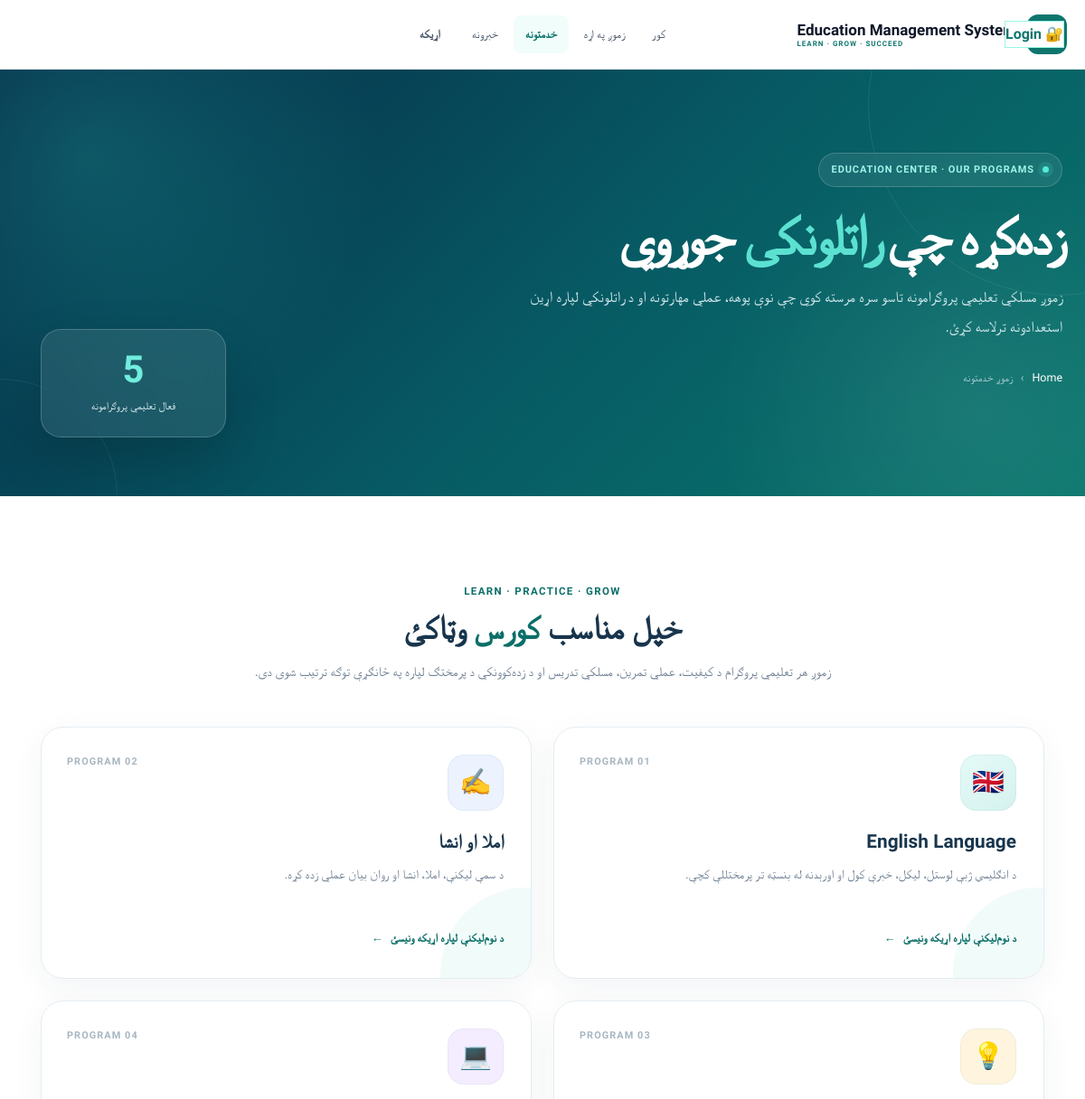
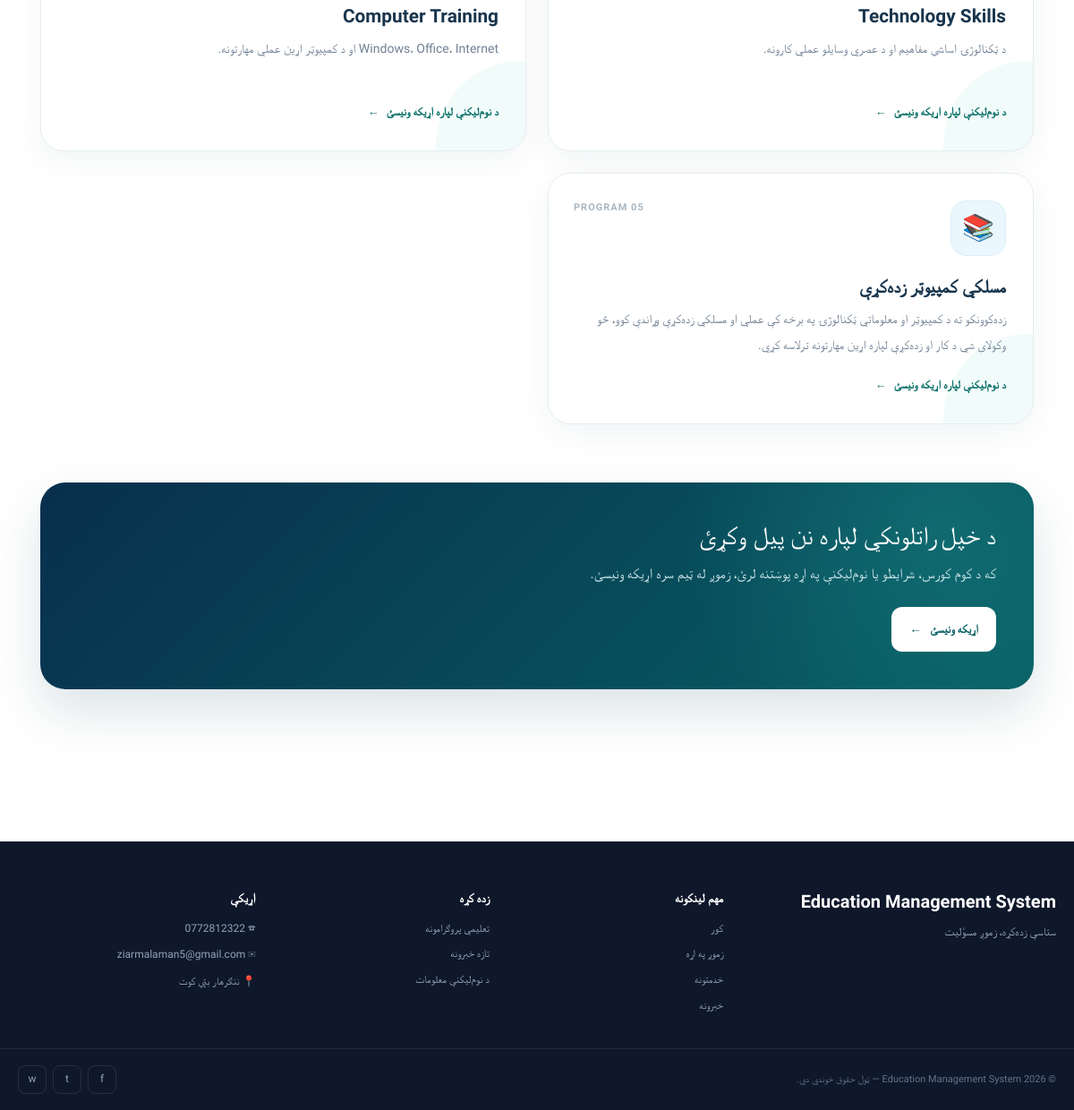
Page /services/ on the committed database (2 pictures, top to bottom).
### core/models.py (models this page shows, shortened)
class SiteSetting(models.Model):
    center_name = models.CharField(max_length=150, default='Education Center')
    slogan = models.CharField(max_length=255, blank=True)
    welcome_title = models.CharField(max_length=255, default='ستاسو د بريا زده‌کړيز مرکز')
    welcome_text = models.TextField(blank=True)
    phone = models.CharField(max_length=30, blank=True)
    email = models.EmailField(blank=True)
    address = models.CharField(max_length=255, blank=True)
    facebook_url = models.URLField(blank=True)
    class Meta:
        verbose_name_plural = 'Site settings'

class Service(models.Model):
    title = models.CharField(max_length=120)
    description = models.TextField()
    icon = models.CharField(max_length=40, default='📚')
    is_active = models.BooleanField(default=True)

### core/views.py (the view)
# urls.py: path('services/', views.services, name='services'), path('news/', views.news_list, name='news_list'),
def services(request): return render(request, language_template(request, 'core/services.html'), {'site': setting(), 'services': Service.objects.filter(is_active=True)})

### core/context_processors.py (called while the page is built)
def language(request):
    selected = request.session.get('language', 'ps')
    return {'interface_language': selected, 'is_english': selected == 'en'}

### core/views.py (called while the page is built)
def setting():
    return SiteSetting.objects.first()

def language_template(request, pashto_name):
    if request.session.get('language') == 'en':
        stem, extension = pashto_name.rsplit('.', 1)
        return f'{stem}_en.{extension}'
    return pashto_name

### templates/core/services.html (shortened to what this page needs)
{% extends 'base.html' %}
{% block content %}
<section class="services-hero">
    <div class="services-hero-inner">
        <span class="services-eyebrow">
            EDUCATION CENTER · OUR PROGRAMS
        </span>
        <h1>
            زده‌کړه چې
            <span>راتلونکی</span>
            جوړوي
        </h1>
        <p class="services-hero-description">
            زموږ مسلکي تعلیمي پروګرامونه تاسو سره مرسته کوي
            چې نوې پوهه، عملي مهارتونه او د راتلونکي لپاره
            اړین استعدادونه ترلاسه کړئ.
        </p>
        <div class="services-breadcrumb">
            <a href="{% url 'welcome' %}">
                Home
            </a>
            <span>›</span>
            <span>
                زموږ خدمتونه
            </span>
        </div>
        <div class="hero-stat-box">
            <span class="hero-stat-number">
                {{ services|length }}
            </span>
            <span class="hero-stat-label">
                فعال تعلیمي پروګرامونه
            </span>
        </div>
    </div>
</section>
<main class="services-main">
    <div class="services-intro">
        <span class="services-label">
            LEARN · PRACTICE · GROW
        </span>
        <h2>
            خپل مناسب
            <span>کورس</span>
            وټاکئ
        </h2>
        <p>
            زموږ هر تعلیمي پروګرام د کیفیت، عملي تمرین،
            مسلکي تدریس او د زده‌کوونکي د پرمختګ لپاره
            په ځانګړې توګه ترتیب شوی دی.
        </p>
    </div>
    <div class="services-grid">
        {% for item in services %}
        <article class="service-card">
            <span class="service-number">
                PROGRAM 0{{ forloop.counter }}
            </span>
            <div class="service-icon">
                {{ item.icon }}
            </div>
            <h3>
                {{ item.title }}
            </h3>
            <p>
                {{ item.description }}
            </p>
            <a
                href="{% url 'contact' %}"
                class="service-link"
            >
                د نوم‌لیکنې لپاره اړیکه ونیسئ
                <span>←</span>
            </a>
        </article>
        {% endfor %}
    </div>
    <section class="services-cta">
        <div class="services-cta-content">
            <h2>
                د خپل راتلونکي لپاره نن پیل وکړئ
            </h2>
            <p>
                که د کوم کورس، شرایطو یا نوم‌لیکنې په اړه
                پوښتنه لرئ، زموږ له ټیم سره اړیکه ونیسئ.
            </p>
            <a
                href="{% url 'contact' %}"
                class="cta-button"
            >
                اړیکه ونیسئ
                <span>←</span>
            </a>
        </div>
    </section>
</main>
{% endblock %}

### templates/base.html (shortened to what this page needs)
{% load static %}
<!doctype html>
<html lang="{% if is_english %}en{% else %}ps{% endif %}" dir="{% if is_english %}ltr{% else %}rtl{% endif %}">
<head>
    <link
        href="https://cdn.jsdelivr.net/npm/bootstrap@5.3.3/dist/css/bootstrap.rtl.min.css"
        rel="stylesheet">
    <link rel="stylesheet" href="{% static 'css/public-pages.css' %}?v=1">
</head>
<body>
    <header class="main-header">
        <div class="header-container">
            <a href="{% url 'welcome' %}"
               class="site-logo">
                <span class="logo-mark">
                </span>
                <span class="logo-text">
                    <strong>
                        {{ site.center_name|default:'Education Center' }}
                    </strong>
                    <small>
                        LEARN · GROW · SUCCEED
                    </small>
                </span>
            </a>
            <nav class="main-nav"
                 id="mainNavigation">
                <a href="{% url 'welcome' %}"
                   class="{% if request.resolver_match.url_name == 'welcome' %}active{% endif %}">
                    {% if is_english %}Home{% else %}کور{% endif %}
                </a>
                <a href="{% url 'about' %}"
                   class="{% if request.resolver_match.url_name == 'about' %}active{% endif %}">
                    {% if is_english %}About{% else %}زموږ په اړه{% endif %}
                </a>
                <a href="{% url 'services' %}"
                   class="{% if request.resolver_match.url_name == 'services' %}active{% endif %}">
                    {% if is_english %}Services{% else %}خدمتونه{% endif %}
                </a>
                <a href="{% url 'news_list' %}"
                   class="{% if request.resolver_match.url_name == 'news_list' %}active{% endif %}">
                    {% if is_english %}News{% else %}خبرونه{% endif %}
                </a>
                <a href="{% url 'contact' %}"
                   class="header-contact">
                    {% if is_english %}Contact{% else %}اړیکه{% endif %}
                </a>
            </nav>
            <div class="header-account-actions">
                {% if user.is_authenticated %}
                    <a href="{% url 'dashboard' %}"
                       class="header-login">
                        👤 {% if is_english %}Dashboard{% else %}ډشبورډ{% endif %}
                    </a>
                    <a href="{% url 'logout' %}"
                       class="header-logout">
                        {% if is_english %}Logout{% else %}خروج{% endif %}
                    </a>
                {% else %}
                    <a href="{% url 'login' %}"
                       class="header-login">
                        🔐 Login
                    </a>
                {% endif %}
            </div>
        </div>
    </header>
    <main>
        {% block content %}
        {% endblock %}
    </main>
    <footer class="main-footer">
        <div class="footer-container">
            <div class="footer-brand">
                <h3>
                    {{ site.center_name|default:'Education Center' }}
                </h3>
                <p>
                    {{ site.slogan|default:'د کیفیت لرونکې زده کړې، مهارتونو او روښانه راتلونکي لپاره ستاسو ملګری.' }}
                </p>
            </div>
            <div class="footer-column">
                <h4>
                    مهم لینکونه
                </h4>
                <a href="{% url 'welcome' %}">
                    کور
                </a>
                <a href="{% url 'about' %}">
                    زموږ په اړه
                </a>
                <a href="{% url 'services' %}">
                    خدمتونه
                </a>
                <a href="{% url 'news_list' %}">
                    خبرونه
                </a>
            </div>
            <div class="footer-column">
                <h4>
                    زده کړه
                </h4>
                <a href="{% url 'services' %}">
                    تعلیمي پروګرامونه
                </a>
                <a href="{% url 'news_list' %}">
                    تازه خبرونه
                </a>
                <a href="{% url 'contact' %}">
                    د نوم‌لیکنې معلومات
                </a>
            </div>
            <div class="footer-column">
                <h4>
                    اړیکې
                </h4>
                {% if site.phone %}
                    <div class="footer-contact-item">
                        ☎
                        {{ site.phone }}
                    </div>
                {% endif %}
                {% if site.email %}
                    <div class="footer-contact-item">
                        ✉
                        {{ site.email }}
                    </div>
                {% endif %}
                {% if site.address %}
                    <div class="footer-contact-item">
                        📍
                        {{ site.address }}
                    </div>
                {% endif %}
            </div>
        </div>
        <div class="footer-bottom">
            <div>
                © {% now "Y" %}
                — ټول حقوق خوندي دي.
            </div>
            <div class="footer-social">
                <a href="#"
                   aria-label="Facebook">
                    f
                </a>
                <a href="#"
                   aria-label="Telegram">
                    t
                </a>
                <a href="#"
                   aria-label="WhatsApp">
                    w
                </a>
            </div>
        </div>
    </footer>
</body>
</html>

### templates/base.html (style rules this page uses)
:root { --primary: #0f766e; --primary-dark: #115e59; --primary-light: #f0fdfa; --dark: #0f172a; --text: #334155; --muted: #64748b; --white: #ffffff; --light: #f8fafc; --border: #e2e8f0; --radius: 12px; --shadow: 0 10px 30px rgba(15, 23, 42, 0.07); }
* { box-sizing: border-box; }
html { scroll-behavior: smooth; }
body { margin: 0; padding: 0; font-family: "Vazirmatn", Tahoma, Arial, sans-serif; background: var(--white); color: var(--text); line-height: 1.8; }
a { text-decoration: none; color: inherit; }
.main-header { position: sticky; top: 0; z-index: 1000; background: rgba(255, 255, 255, 0.97); border-bottom: 1px solid var(--border); backdrop-filter: blur(10px); }
.header-container { max-width: 1200px; min-height: 76px; margin: auto; padding: 0 20px; display: flex; align-items: center; justify-content: space-between; gap: 25px; position: relative; }
.site-logo { display: flex; align-items: center; gap: 12px; flex-shrink: 0; }
.logo-mark { width: 44px; height: 44px; display: flex; align-items: center; justify-content: center; background: var(--primary); color: white; border-radius: 12px; font-size: 22px; }
.logo-text { display: flex; flex-direction: column; line-height: 1.3; }
.logo-text strong { color: var(--dark); font-size: 17px; font-weight: 800; }
.logo-text small { color: var(--primary); font-size: 8px; font-weight: 700; letter-spacing: 1px; direction: ltr; }
.main-nav { display: flex; align-items: center; gap: 4px; position: absolute; left: 50%; transform: translateX(-50%); }
.main-nav a { padding: 9px 13px; color: #475569; font-size: 13px; font-weight: 500; border-radius: 9px; transition: all 0.2s ease; }
.main-nav a.active { color: var(--primary); background: var(--primary-light); font-weight: 700; }
.header-contact { background: transparent !important; color: #475569 !important; margin-right: 5px; font-weight: 700 !important; }
.header-login { background: white !important; color: var(--primary) !important; border: 1px solid #99f6e4; font-weight: 700 !important; margin-right: 3px; }
.header-account-actions { position: absolute; right: 20px; display: flex; align-items: center; gap: 5px; }
main { min-height: 60vh; }
.main-footer { margin-top: 70px; background: #0f172a; color: #cbd5e1; }
.footer-container { max-width: 1200px; margin: auto; padding: 55px 20px 30px; display: grid; grid-template-columns: 1.5fr 1fr 1fr 1.2fr; gap: 40px; }
.footer-brand h3 { color: white; font-size: 20px; font-weight: 800; margin-bottom: 10px; }
.footer-brand p { max-width: 330px; margin: 0; color: #94a3b8; font-size: 13px; }
.footer-column h4 { color: white; font-size: 14px; font-weight: 700; margin-bottom: 15px; }
.footer-column a { display: block; color: #94a3b8; font-size: 12px; margin-bottom: 7px; transition: color 0.2s ease; }
.footer-contact-item { color: #94a3b8; font-size: 12px; margin-bottom: 8px; }
.footer-bottom { max-width: 1200px; margin: auto; padding: 18px 20px; border-top: 1px solid rgba(255,255,255,0.08); display: flex; align-items: center; justify-content: space-between; gap: 20px; font-size: 11px; color: #64748b; }
.footer-social { display: flex; gap: 7px; }
.footer-social a { width: 32px; height: 32px; display: flex; align-items: center; justify-content: center; border: 1px solid rgba(255,255,255,0.1); border-radius: 8px; color: #94a3b8; font-size: 12px; }

### rows in the picture
SiteSetting: center_name "Education Management System", slogan "ستاسې زده‌کړه، زموږ مسؤلیت", phone "0772812322", email "ziarmalaman5@gmail.com", address "ننګرهار بټي کوت"
Service: icon "🇬🇧", title "English Language", description "د انګلیسي ژبې لوستل، لیکل، خبرې کول او اورېدنه له بنسټه تر پرمختللې کچې."
Service: icon "✍️", title "املا او انشا", description "د سمې لیکنې، املا، انشا او روان بیان عملي زده کړه."
Service: icon "💡", title "Technology Skills", description "د ټکنالوژۍ اساسي مفاهیم او د عصري وسایلو عملي کارونه."
Service: icon "💻", title "Computer Training", description "Windows، Office، Internet او د کمپیوټر اړین عملي مهارتونه."
Service: icon "📚", title "مسلکي کمپیوټر زده‌کړې", description "زده‌کوونکو ته د کمپیوټر او معلوماتي ټکنالوژۍ په برخه کې عملي او مسلکي زده‌کړې وړاندې کوو، څو وکولای شي د کار او زده‌کړې لپاره اړین مهارتونه ترلاسه کړي."

### other values in the picture
{{ services|length }} "5"
